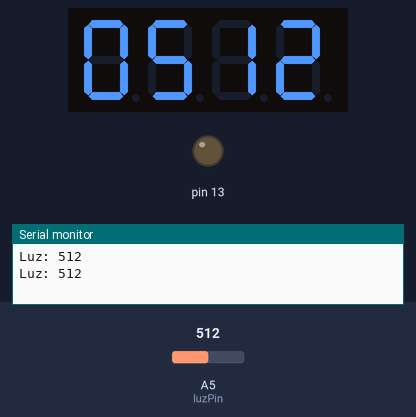
The sketch below on a simulated Arduino Uno, built with avr-gcc and run on an emulated ATmega328P. Parts: 4-digit seven-segment display, output pins drawn as LEDs (lit = HIGH), the last lines printed to the serial monitor. Wiring (inferred from the names in the program): 4-digit 7-segment display, segments lit when HIGH: segments A1, pin 3, pin 4, pin 5, A0, pin 7, pin 8; digit selects pin 11, pin 10, pin 9, pin 6. The test bench sets the inputs (shaded band); at power-on: A5 (luzPin) = 512. The segment pins are drawn as the display they are named for; pins used as bus, display or sensor lines are not drawn.

Above: at 2.8 s.
2.9 s: A5 (luzPin) set to 716
At 4.3 s:
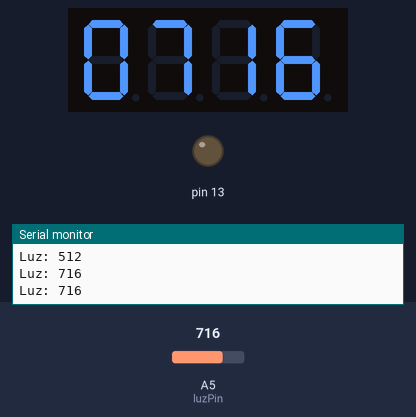
4.6 s: A5 (luzPin) set to 900
At 6.3 s:
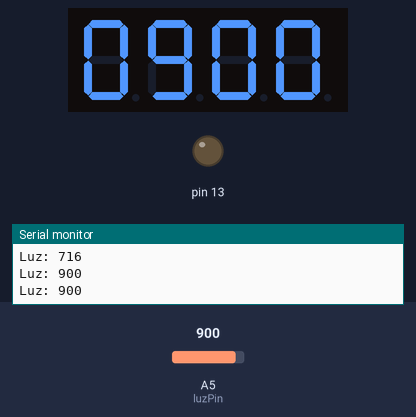
6.6 s: A5 (luzPin) set to 1023
At 7.9 s:
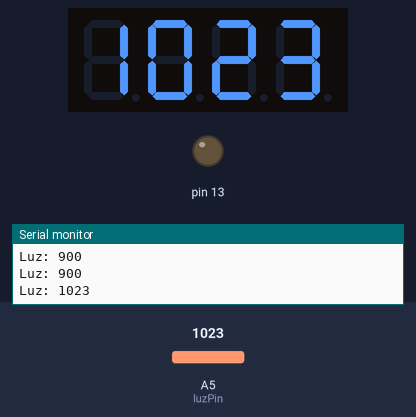
Timing chart, 0 to 9.6 s (numbered marks = the images above; inputs shaded):
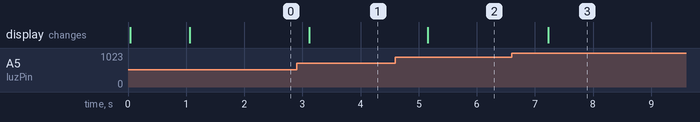

The sketch:

seg7yluz.ino
```cpp
int digit1 = 11; //PWM Display pin 1
int digit2 = 10; //PWM Display pin 2
int digit3 = 9; //PWM Display pin 6
int digit4 = 6; //PWM Display pin 8

int segA = A1; //Display pin 14
int segB = 3; //Display pin 16
int segC = 4; //Display pin 13
int segD = 5; //Display pin 3
int segE = A0; //Display pin 5
int segF = 7; //Display pin 11
int segG = 8; //Display pin 15

const int luzPin = A5;
int i = 0;
int luz;

void setup() {
  pinMode(segA, OUTPUT);
  pinMode(segB, OUTPUT);
  pinMode(segC, OUTPUT);
  pinMode(segD, OUTPUT);
  pinMode(segE, OUTPUT);
  pinMode(segF, OUTPUT);
  pinMode(segG, OUTPUT);

  pinMode(digit1, OUTPUT);
  pinMode(digit2, OUTPUT);
  pinMode(digit3, OUTPUT);
  pinMode(digit4, OUTPUT);

  pinMode(13, OUTPUT);
  Serial.begin(9600);
}

void loop() {
  if(i>100)
  {
    luz=analogRead(luzPin);
    Serial.print("Luz: ");
    Serial.println(luz);
    i = 0;
  }
  else
  {
    i++;
  }
  //displayNumber(millis()/1000);
  displayNumber(luz   );
}

//Display brightness
//Each digit is on for a certain amount of microseconds
//Then it is off until we have reached a total of 20ms for the function call
//Let's assume each digit is on for 1000us
//If each digit is on for 1ms, there are 4 digits, so the display is off for 16ms.
//That's a ratio of 1ms to 16ms or 6.25% on time (PWM).
//Let's define a variable called brightness that varies from:
//5000 blindingly bright (15.7mA current draw per digit)
//2000 shockingly bright (11.4mA current draw per digit)
//1000 pretty bright (5.9mA)
//500 normal (3mA)
//200 dim but readable (1.4mA)
//50 dim but readable (0.56mA)
//5 dim but readable (0.31mA)
//1 dim but readable in dark (0.28mA)

void displayNumber(int toDisplay) {
#define DISPLAY_BRIGHTNESS 600
#define DIGIT_ON  LOW
#define DIGIT_OFF  HIGH

  long beginTime = millis();

  for(int digit = 4 ; digit > 0 ; digit--) {

    //Turn on a digit for a short amount of time
    switch(digit) {
    case 1:
      digitalWrite(digit1, DIGIT_ON);
      break;
    case 2:
      digitalWrite(digit2, DIGIT_ON);
      break;
    case 3:
      digitalWrite(digit3, DIGIT_ON);
      break;
    case 4:
      digitalWrite(digit4, DIGIT_ON);
      break;
    }

    //Turn on the right segments for this digit
    lightNumber(toDisplay % 10);
    toDisplay /= 10;

    delayMicroseconds(DISPLAY_BRIGHTNESS); //Display this digit for a fraction of a
    //second (between 1us and 5000us, 500 is pretty good)

    //Turn off all segments
    lightNumber(10);

    //Turn off all digits
    digitalWrite(digit1, DIGIT_OFF);
    digitalWrite(digit2, DIGIT_OFF);
    digitalWrite(digit3, DIGIT_OFF);
    digitalWrite(digit4, DIGIT_OFF);
  }

  while( (millis() - beginTime) < 10) ; //Wait for 20ms to pass before
  //we paint the display again
}

//Given a number, turns on those segments
//If number == 10, then turn off number
void lightNumber(int numberToDisplay) {

#define SEGMENT_ON  HIGH
#define SEGMENT_OFF LOW

  switch (numberToDisplay){

  case 0:
    digitalWrite(segA, SEGMENT_ON);
    digitalWrite(segB, SEGMENT_ON);
    digitalWrite(segC, SEGMENT_ON);
    digitalWrite(segD, SEGMENT_ON);
    digitalWrite(segE, SEGMENT_ON);
    digitalWrite(segF, SEGMENT_ON);
    digitalWrite(segG, SEGMENT_OFF);
    break;

  case 1:
    digitalWrite(segA, SEGMENT_OFF);
    digitalWrite(segB, SEGMENT_ON);
    digitalWrite(segC, SEGMENT_ON);
    digitalWrite(segD, SEGMENT_OFF);
    digitalWrite(segE, SEGMENT_OFF);
    digitalWrite(segF, SEGMENT_OFF);
    digitalWrite(segG, SEGMENT_OFF);
    break;

  case 2:
    digitalWrite(segA, SEGMENT_ON);
    digitalWrite(segB, SEGMENT_ON);
    digitalWrite(segC, SEGMENT_OFF);
    digitalWrite(segD, SEGMENT_ON);
    digitalWrite(segE, SEGMENT_ON);
    digitalWrite(segF, SEGMENT_OFF);
    digitalWrite(segG, SEGMENT_ON);
    break;

  case 3:
    digitalWrite(segA, SEGMENT_ON);
    digitalWrite(segB, SEGMENT_ON);
    digitalWrite(segC, SEGMENT_ON);
    digitalWrite(segD, SEGMENT_ON);
    digitalWrite(segE, SEGMENT_OFF);
    digitalWrite(segF, SEGMENT_OFF);
    digitalWrite(segG, SEGMENT_ON);
    break;

  case 4:
    digitalWrite(segA, SEGMENT_OFF);
    digitalWrite(segB, SEGMENT_ON);
    digitalWrite(segC, SEGMENT_ON);
    digitalWrite(segD, SEGMENT_OFF);
    digitalWrite(segE, SEGMENT_OFF);
    digitalWrite(segF, SEGMENT_ON);
    digitalWrite(segG, SEGMENT_ON);
    break;

  case 5:
    digitalWrite(segA, SEGMENT_ON);
    digitalWrite(segB, SEGMENT_OFF);
    digitalWrite(segC, SEGMENT_ON);
    digitalWrite(segD, SEGMENT_ON);
    digitalWrite(segE, SEGMENT_OFF);
    digitalWrite(segF, SEGMENT_ON);
    digitalWrite(segG, SEGMENT_ON);
    break;

  case 6:
    digitalWrite(segA, SEGMENT_ON);
    digitalWrite(segB, SEGMENT_OFF);
    digitalWrite(segC, SEGMENT_ON);
    digitalWrite(segD, SEGMENT_ON);
    digitalWrite(segE, SEGMENT_ON);
    digitalWrite(segF, SEGMENT_ON);
    digitalWrite(segG, SEGMENT_ON);
    break;

  case 7:
    digitalWrite(segA, SEGMENT_ON);
    digitalWrite(segB, SEGMENT_ON);
    digitalWrite(segC, SEGMENT_ON);
    digitalWrite(segD, SEGMENT_OFF);
    digitalWrite(segE, SEGMENT_OFF);
    digitalWrite(segF, SEGMENT_OFF);
    digitalWrite(segG, SEGMENT_OFF);
    break;

  case 8:
    digitalWrite(segA, SEGMENT_ON);
    digitalWrite(segB, SEGMENT_ON);
    digitalWrite(segC, SEGMENT_ON);
    digitalWrite(segD, SEGMENT_ON);
    digitalWrite(segE, SEGMENT_ON);
    digitalWrite(segF, SEGMENT_ON);
    digitalWrite(segG, SEGMENT_ON);
    break;

  case 9:
    digitalWrite(segA, SEGMENT_ON);
    digitalWrite(segB, SEGMENT_ON);
    digitalWrite(segC, SEGMENT_ON);
    digitalWrite(segD, SEGMENT_ON);
    digitalWrite(segE, SEGMENT_OFF);
    digitalWrite(segF, SEGMENT_ON);
    digitalWrite(segG, SEGMENT_ON);
    break;

  case 10:
    digitalWrite(segA, SEGMENT_OFF);
    digitalWrite(segB, SEGMENT_OFF);
    digitalWrite(segC, SEGMENT_OFF);
    digitalWrite(segD, SEGMENT_OFF);
    digitalWrite(segE, SEGMENT_OFF);
    digitalWrite(segF, SEGMENT_OFF);
    digitalWrite(segG, SEGMENT_OFF);
    break;
  }
}
```

Measured:
- after the input at 2.9 s, the display: changes after 0.22 s (image 1)
- after the input at 4.6 s, the display: changes after 0.56 s (image 2)
- after the input at 6.6 s, the display: changes after 0.63 s (image 3)
